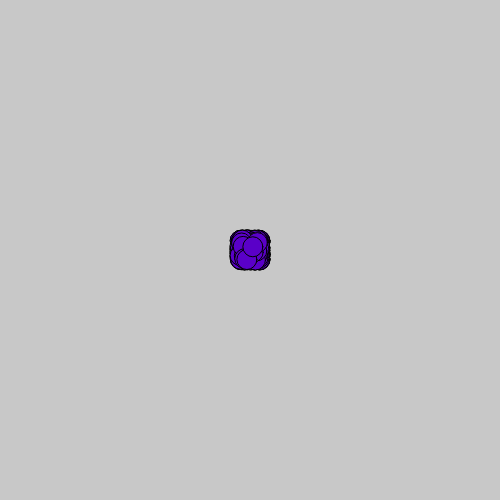
Frame 1 (no input)
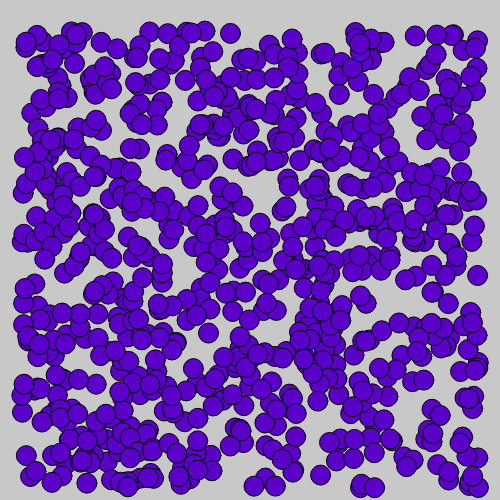
Frame 60 (no input)
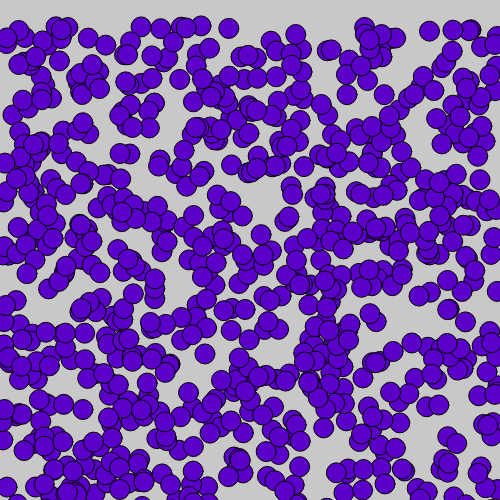
Frame 120 (the mouse pressed at the canvas centre since frame 60)

The p5.js sketch that drew these frames (run headless with seeded random() and noise() and a simulated clock; from frame 60 on, the mouse is pressed at the canvas centre):

// p5.js sketch
// ── sketch.js
var myAwesomeParticles;

function setup() {
  createCanvas(500, 500);
  myAwesomeParticles = [ ];
  for ( var i = 0; i < 800; i++) {
   var particle = new Particle(createVector(width/2, height/2));
   particle.applyForce(createVector( random(-10, 10), random(-10, 10)));
   myAwesomeParticles.push( particle );

 }

}

function draw() {
  background(200);
  for ( var i = 0; i < myAwesomeParticles.length; i++) {
   var particle = myAwesomeParticles[i];
   particle.applyForce(createVector(0, 0.01));
   particle.update();
   particle.display();

 }
}

// ── particle.js
class Particle {
  constructor(loc) {
    //built in
    this.loc = loc.copy();
    this.acc = createVector(0, 0);
    this.vel = createVector(0, 0);


  }

  applyForce(force) {
    this.acc.add(force);

  }

  update(){
    this.vel.add(this.acc);
    this.loc.add(this.vel);
    this.vel.mult(0.96);
    this.acc.mult(0);


  }

  display() {
    ellipse(this.loc.x, this.loc.y, 20, 20);
    fill(90, 0, 200);

  }
}
